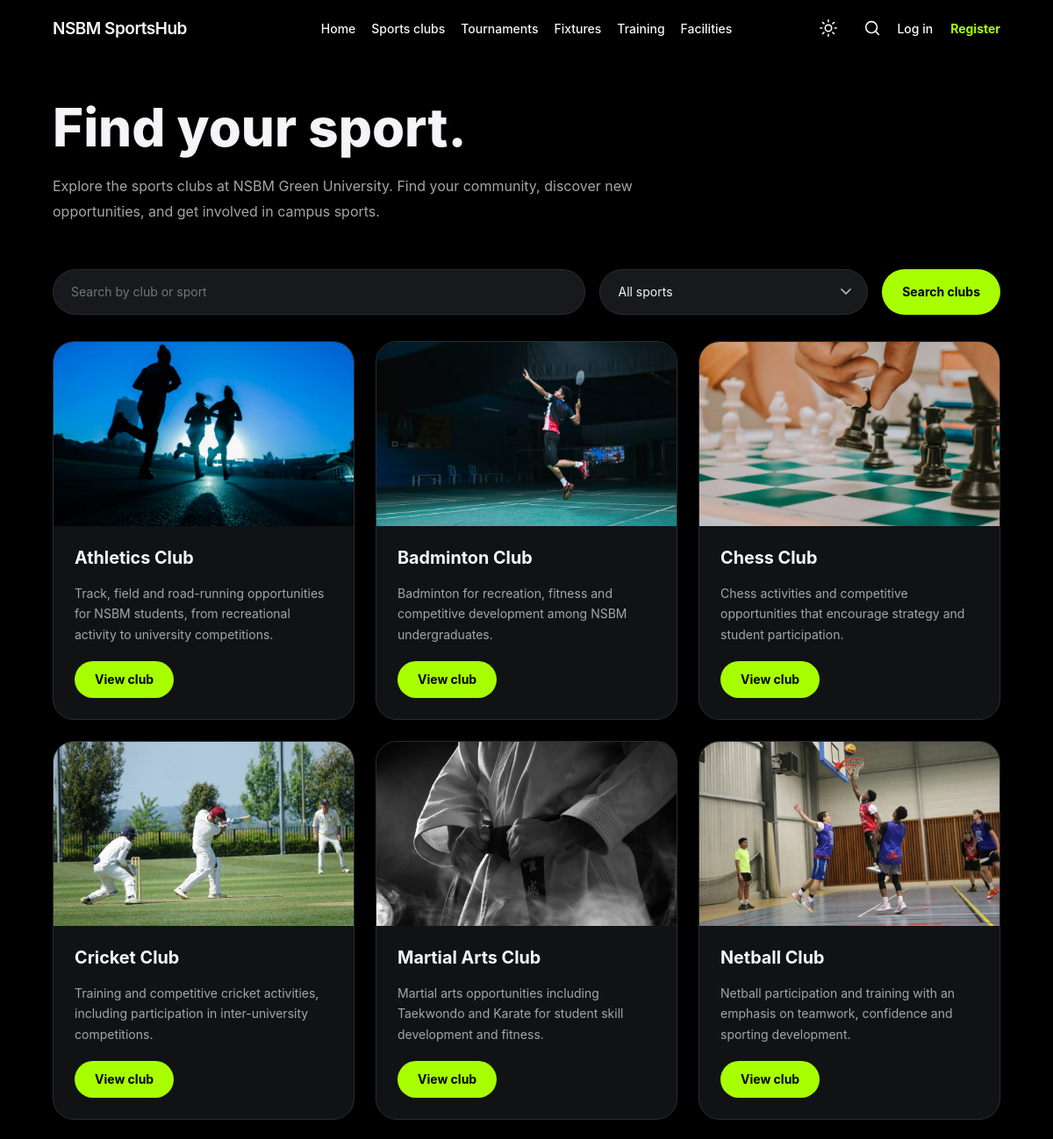
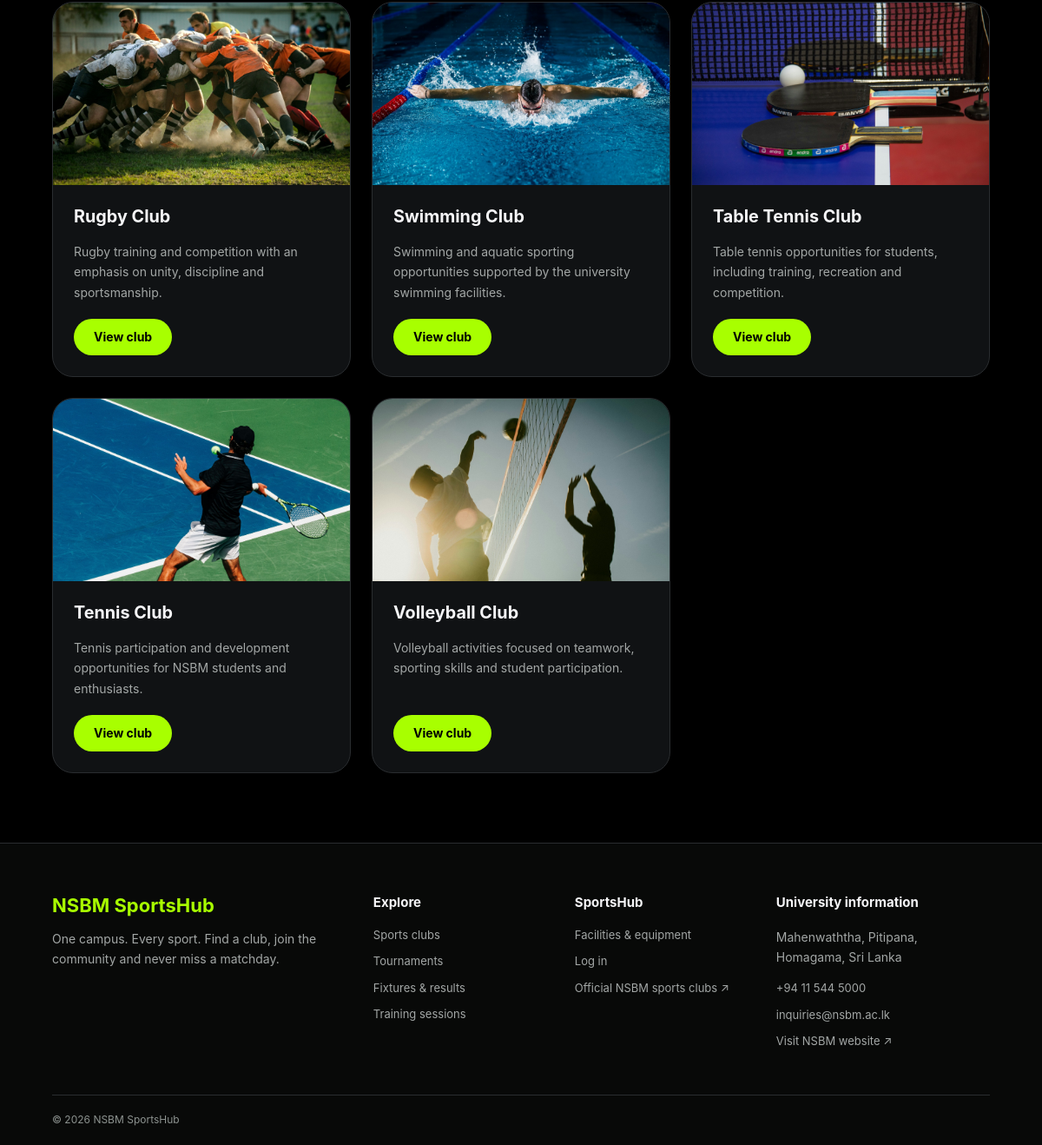
The app's page /clubs/index.php with its own data (2 pictures, top to bottom).
### tables this page shows
CREATE TABLE `sports_clubs` (
  `club_id` int NOT NULL,
  `club_name` varchar(150) NOT NULL,
  `sport` varchar(100) NOT NULL,
  `description` varchar(255) NOT NULL,
  `club_email` varchar(255) NOT NULL,
  `status` enum('active','archived') NOT NULL DEFAULT 'active'
);

### includes/helpers.php (called while the page is built, shortened)
<?php
function sportsHubEscape(mixed $value): string
{
    return htmlspecialchars((string) ($value ?? ''), ENT_QUOTES | ENT_SUBSTITUTE, 'UTF-8');
}
function sportsHubClubCover(string $sport): string
{
    $images = [
        'cricket' => '/assets/images/cricket.jpg',
        'badminton' => '/assets/images/badminton.jpg',
        'rugby' => '/assets/images/rugby.jpg',
        'athletics' => '/assets/images/athletics.jpg',
        'chess' => '/assets/images/chess.jpg',
        'martial arts' => '/assets/images/martialarts.jpg',
        'netball' => '/assets/images/netball.jpg',
        'swimming' => '/assets/images/swimming.jpg',
        'table tennis' => '/assets/images/tabletennis.jpg',
        'tennis' => '/assets/images/tennis.jpg',
        'volleyball' => '/assets/images/volleyball.jpg'
    ];
    return $images[strtolower(trim($sport))] ?? '';
}
    ?>

### includes/db.php (called while the page is built, shortened)
<?php
function db(): PDO
{
    static $connection = null;
    if ($connection === null) {
        $host = getenv('DB_HOST');
        $port = getenv('DB_PORT');
        $database = getenv('DB_NAME');
        $username = getenv('DB_USER');
        $password = getenv('DB_PASSWORD');
        $dsn = "mysql:host={$host};port={$port};dbname={$database};charset=utf8mb4";
        $connection = new PDO(
            $dsn,
            $username,
            $password,
            [
                PDO::ATTR_ERRMODE => PDO::ERRMODE_EXCEPTION,
                PDO::ATTR_DEFAULT_FETCH_MODE => PDO::FETCH_ASSOC,
                PDO::ATTR_EMULATE_PREPARES => false
            ]
        );
        $connection->exec("SET SESSION time_zone = '+05:30'");
    }
    return $connection;
}

### clubs/index.php (the view, shortened to what this page needs)
<?php
require_once __DIR__ . '/../includes/db.php';
require_once __DIR__ . '/../includes/helpers.php';
$search = is_string($_GET['q'] ?? null)
    ? trim($_GET['q'])
    : '';
$clubs = [];
$loadError = false;
try {
    $sql = "SELECT club_id, club_name, sport, description
            FROM sports_clubs
            WHERE status = 'active'";
    $params = [];
    $sql .= " ORDER BY club_name ASC";
    $stmt = db()->prepare($sql);
    $stmt->execute($params);
    $clubs = $stmt->fetchAll();
} catch (Throwable $exception) {
    error_log('Club directory error: ' . $exception->getMessage());
    $loadError = true;
}
require __DIR__ . '/../includes/header.php';
?>
<main class="clubs-page">
    <section class="shell clubs-intro">
        <h1>Find your sport.</h1>
        <p>
            Explore the sports clubs at NSBM Green University.
            Find your community, discover new opportunities,
            and get involved in campus sports.
        </p>
    </section>
    <section class="shell clubs-directory">
        <?php if ($loadError): ?>
            <p role="alert">
                The club directory is temporarily unavailable.
                Please try again later.
            </p>
        <?php else: ?>
            <form
                method="get"
                action="/clubs/index.php"
                class="clubs-filters"
                role="search"
            >
                <div class="clubs-filter-field clubs-filter-search">
                    <input
                        type="search"
                        id="club-search"
                        name="q"
                        placeholder="Search by club or sport"
                        value="<?= sportsHubEscape($search) ?>"
                    >
                </div>
                <div class="clubs-filter-field clubs-filter-sport">
                    <select id="sport-filter" name="sport">
                        <option value="">All sports</option>
                    </select>
                </div>
                <div class="clubs-filter-actions">
                    <button type="submit">Search clubs</button>
                </div>
            </form>
            <?php if (empty($clubs)): ?>
                <div class="clubs-empty">
                    <h2>No clubs found</h2>
                    <p>
                        No active sports clubs match your selection.
                        Try changing the search or filter.
                    </p>
                </div>
            <?php else: ?>
                <div class="clubs-grid">
                    <?php foreach ($clubs as $club): ?>
                        <?php
                        $sportKey = strtolower(trim($club['sport']));
                        $image = sportsHubClubCover($sportKey) ?: '/assets/images/hero-main.webp';
                        ?>
                        <article class="clubs-card">
                            <img
                                src="<?= sportsHubEscape($image) ?>"
                                alt="<?= sportsHubEscape($club['club_name']) ?>"
                                loading="lazy"
                            >
                            <div class="clubs-card-content">
                                <h2>
                                    <?= sportsHubEscape($club['club_name']) ?>
                                </h2>
                                <p>
                                    <?= sportsHubEscape($club['description']) ?>
                                </p>
                                <a
                                    href="/clubs/view.php?id=<?= (int) $club['club_id'] ?>"
                                    class="clubs-view-link"
                                    aria-label="View <?= sportsHubEscape($club['club_name']) ?>"
                                >
                                    View club
                                </a>
                            </div>
                        </article>
                    <?php endforeach; ?>
                </div>
            <?php endif; ?>
        <?php endif; ?>
    </section>
</main>
<?php require __DIR__ . '/../includes/footer.php'; ?>

### records on screen
sports_clubs: shows a picture, club_name "Athletics Club", description "Track, field and road-running opportunities for NSBM students, from recreational activity to university competitions."
sports_clubs: shows a picture, club_name "Badminton Club", description "Badminton for recreation, fitness and competitive development among NSBM undergraduates."
sports_clubs: shows a picture, club_name "Chess Club", description "Chess activities and competitive opportunities that encourage strategy and student participation."
sports_clubs: shows a picture, club_name "Cricket Club", description "Training and competitive cricket activities, including participation in inter-university competitions."
sports_clubs: shows a picture, club_name "Martial Arts Club", description "Martial arts opportunities including Taekwondo and Karate for student skill development and fitness."
sports_clubs: shows a picture, club_name "Netball Club", description "Netball participation and training with an emphasis on teamwork, confidence and sporting development."
sports_clubs: shows a picture, club_name "Rugby Club", description "Rugby training and competition with an emphasis on unity, discipline and sportsmanship."
sports_clubs: shows a picture, club_name "Swimming Club", description "Swimming and aquatic sporting opportunities supported by the university swimming facilities."
sports_clubs: shows a picture, club_name "Table Tennis Club", description "Table tennis opportunities for students, including training, recreation and competition."
sports_clubs: shows a picture, club_name "Tennis Club", description "Tennis participation and development opportunities for NSBM students and enthusiasts."
sports_clubs: shows a picture, club_name "Volleyball Club", description "Volleyball activities focused on teamwork, sporting skills and student participation."
